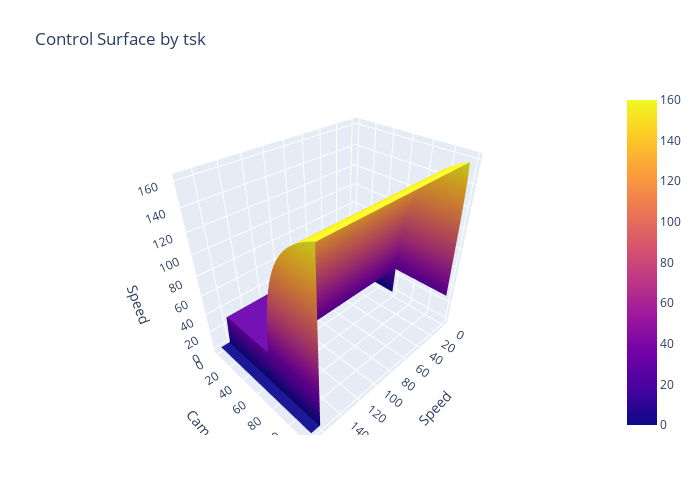

Write notebook code for a chart like this one.
### Markdown cell above
### TSK

Las técnicas utilizadas en los incisos anteriores estuvieron basadas en el método Mamdami, que requiere que las reglas estén compuestas por entradas y salidas difusas. Esto, en ocasiones, requiere de mayor poder computacional, además de que es necesario un paso adicional de desdifusificación para obtener la salida final.

Para solucionar esto, podemos utilizar el modelo TSK. Una de las principales diferencias entre los controladores Mamdani y TSK es la forma en que modelan las reglas difusas. El controlador Mamdani utiliza reglas lingüísticas para describir el comportamiento del sistema, mientras que el controlador TSK utiliza reglas matemáticas precisas. Esto significa que, para cada conjunto de reglas, hay una salida nítida y clara, que no requiere de desdifusificación. Esto permite que el modelo TSK sea más sencillo, menos pesado computacionalmente, más fácil de implementar y más rápido en tiempo de ejecución. 

En general, el controlador TSK se utiliza a menudo en aplicaciones de control en tiempo real donde la velocidad y la simplicidad son importantes, mientras que el controlador Mamdani se utiliza más comúnmente en sistemas de control que implican reglas difusas complejas y una amplia variedad de entradas y salidas.

Para demostrar esto, podemos realizar las siguientes reglas:

### Code cell
import fuzzylite as fl
import math
import plotly.graph_objects as go

engine = fl.Engine(name='Controller',
                   description='Speed controller with traffic light')

#Defining the Input Variables (Fuzzification)
engine.input_variables = [
    fl.InputVariable(
        name='Speed', enabled=True,
        minimum=0.0, maximum=180.0, lock_range=False,
        terms=[
            fl.Triangle('stopped', 0, 0, 5),
            fl.Triangle('slow', 0, 5, 85),
            fl.Triangle('mid', 5, 85, 170),
            fl.Triangle('fast', 85, 170, 170)]),

    fl.InputVariable(
        name='Camera', description="Traffic light HUE", enabled=True,
        minimum=0.0, maximum=120.0, lock_range=False,
        terms=[
            fl.Triangle('red', 0, 0, 60),
            fl.Triangle('yellow', 0, 60, 120),
            fl.Triangle('green', 60, 120, 120)])
]


tsRPM = fl.OutputVariable()
tsRPM.name = "tsRPM"
tsRPM.description = "Wheels RPM based on Takagi-Sugeno inference"
tsRPM.enabled = True
tsRPM.range = (0.000, 170.000)
tsRPM.lock_range = False
tsRPM.aggregation = None
tsRPM.defuzzifier = fl.WeightedAverage("TakagiSugeno")
tsRPM.default_value = fl.nan
tsRPM.lock_previous = False
tsRPM.terms.append(fl.Constant("stopped", 0))
tsRPM.terms.append(fl.Constant("slow", 30))
tsRPM.terms.append(fl.Constant("mid", 100))
tsRPM.terms.append(fl.Constant("fast", 160))
engine.output_variables.append(tsRPM)

takagiSugeno = fl.RuleBlock()
takagiSugeno.name = "takagiSugeno"
takagiSugeno.description = "Takagi-Sugeno inference"
takagiSugeno.enabled = True
takagiSugeno.conjunction = fl.AlgebraicProduct()
takagiSugeno.disjunction = fl.AlgebraicSum()
takagiSugeno.implication = None
takagiSugeno.activation = fl.General()
takagiSugeno.rules = [
    fl.Rule.create("if Speed is stopped and Camera is red then tsRPM is stopped with 0.0", engine),
    fl.Rule.create("if Speed is stopped and Camera is yellow then tsRPM is stopped with 0.0", engine),
    fl.Rule.create("if Speed is stopped and Camera is green then tsRPM is slow with 30.0", engine),
    
    fl.Rule.create("if Speed is slow and Camera is red then tsRPM is stopped with 0.0", engine),
    fl.Rule.create("if Speed is slow and Camera is yellow then tsRPM is slow with 30.0", engine),
    fl.Rule.create("if Speed is slow and Camera is green then tsRPM is fast with 160.0", engine),
    
    fl.Rule.create("if Speed is mid and Camera is red then tsRPM is stopped with 0.0", engine),
    fl.Rule.create("if Speed is mid and Camera is yellow then tsRPM is slow with 30.0", engine),
    fl.Rule.create("if Speed is mid and Camera is green then tsRPM is fast with 160.0", engine),
    
    fl.Rule.create("if Speed is fast and Camera is red then tsRPM is stopped with 0.0", engine),
    fl.Rule.create("if Speed is fast and Camera is yellow then tsRPM is slow with 30.0", engine),
    fl.Rule.create("if Speed is fast and Camera is green then tsRPM is fast with 160.0", engine)
]
    

engine.rule_blocks.append(takagiSugeno)


def getControlSurfaceData(input1Discs, input2Discs, inference_method):
    """Get the data to plot the control surface"""
    incrX = engine.input_variables[0].drange / (input1Discs-1.0)
    incrY = engine.input_variables[1].drange / (input2Discs-1.0)
    x, y, z = [], [], [[0]*input1Discs for i in range(input2Discs)]

    for i in range(input1Discs):
        x.append(i*incrX)
    for i in range(input2Discs):
            y.append(i*incrY)

    for x_ in range(input1Discs):
        engine.input_variables[0].value = fl.scalar(
            x[x_])  # food.setInput(x[x_])
        for y_ in range(input2Discs):
            engine.input_variables[1].value = fl.scalar(
                y[y_])  # service.setInput(y[y_])
            engine.process()
            out = engine.output_variables[0].value
            if out == None or math.isnan(out):
                z[y_][x_] = 0.0
            else:
                z[y_][x_] = out

    fig = go.Figure(data=[go.Surface(z=z)])
    fig.update_layout(title='Control Surface by '+inference_method, autosize=False, scene=dict(
        xaxis_title=engine.input_variables[0].name, yaxis_title=engine.input_variables[1].name, zaxis_title='Speed'),
        width=700, height=500, margin=dict(l=65, r=50, b=65, t=90))
    fig.show()


getControlSurfaceData(170,120, 'tsk')

### Figure 1 — Plotly figure (JSON) as saved in the notebook; plotly's stock layout.template omitted (floating-point values rounded to 4 significant figures; data arrays with more than 128 entries replaced by an {"elided": "..."} marker saying what was removed)
{"data": [{"type": "surface", "z": {"elided": "120x170 float values"}}], "layout": {"autosize": false, "height": 500, "margin": {"b": 65, "l": 65, "r": 50, "t": 90}, "scene": {"xaxis": {"title": {"text": "Speed"}}, "yaxis": {"title": {"text": "Camera"}}, "zaxis": {"title": {"text": "Speed"}}}, "title": {"text": "Control Surface by tsk"}, "width": 700}}
